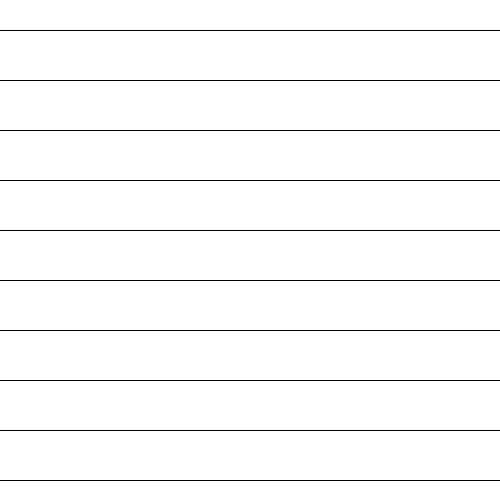
Frame 1 (no input)
Frame 60 (the mouse pressed at the canvas centre just before this capture): identical to frame 1, image omitted
Frame 120 (the mouse held since frame 60 and released just before this capture): identical to frame 1, image omitted

The Processing sketch that drew this single still picture (run headless with seeded random() and noise(); from frame 60 on, the mouse is pressed at the canvas centre):

// Processing sketch: processing_119210
// ── processing_119210.pde

boolean bewegt = false;

void setup()
{
  size(500,500);
  background(255);
  linienVert();
}

void draw()
{
  //println("bewegt = " + bewegt);
  background(255);
   if(bewegt == true) linienVert();
   else horizLinien();
}

void mouseMoved()
{
  bewegt = true;
}
 
void linienVert () {
line(10,10,10,50);
line(20,10,20,50);
line(30,10,30,50);
line(40,10,40,50);
line(50,10,50,50);
line(60,10,60,50);
line(70,10,70,50);
line(80,10,80,50);
line(90,10,90,50);
line(100,10,100,50);
line(110,10,110,50);
line(120,10,120,50);
line(130,10,130,50);
line(140,10,140,50);
line(150,10,150,50);
line(160,10,160,50);
line(170,10,170,50);
line(180,10,180,50);
line(190,10,190,50);
line(200,10,200,50);
line(210,10,210,50);
line(220,10,220,50);
line(230,10,230,50);
line(240,10,240,50);
line(250,10,250,50);
line(260,10,260,50);
line(270,10,270,50);
line(280,10,280,50);
line(290,10,290,50);
line(300,10,300,50);
line(310,10,310,50);
line(320,10,320,50);
line(330,10,330,50);
line(340,10,340,50);
line(350,10,350,50);
line(360,10,360,50);
line(370,10,370,50);
line(380,10,380,50);
line(390,10,390,50);
line(400,10,400,50);
line(410,10,410,50);
line(420,10,420,50);
line(430,10,430,50);
line(440,10,440,50);
line(450,10,450,50);
line(460,10,460,50);
line(470,10,470,50);
line(480,10,480,50);
line(490,10,490,50);
line(500,10,500,50);
//2.Reihe
translate(0,50);
line(10,10,10,50);
line(20,10,20,50);
line(30,10,30,50);
line(40,10,40,50);
line(50,10,50,50);
line(60,10,60,50);
line(70,10,70,50);
line(80,10,80,50);
line(90,10,90,50);
line(100,10,100,50);
line(110,10,110,50);
line(120,10,120,50);
line(130,10,130,50);
line(140,10,140,50);
line(150,10,150,50);
line(160,10,160,50);
line(170,10,170,50);
line(180,10,180,50);
line(190,10,190,50);
line(200,10,200,50);
line(210,10,210,50);
line(220,10,220,50);
line(230,10,230,50);
line(240,10,240,50);
line(250,10,250,50);
line(260,10,260,50);
line(270,10,270,50);
line(280,10,280,50);
line(290,10,290,50);
line(300,10,300,50);
line(310,10,310,50);
line(320,10,320,50);
line(330,10,330,50);
line(340,10,340,50);
line(350,10,350,50);
line(360,10,360,50);
line(370,10,370,50);
line(380,10,380,50);
line(390,10,390,50);
line(400,10,400,50);
line(410,10,410,50);
line(420,10,420,50);
line(430,10,430,50);
line(440,10,440,50);
line(450,10,450,50);
line(460,10,460,50);
line(470,10,470,50);
line(480,10,480,50);
line(490,10,490,50);
line(500,10,500,50);
//3.Reihe
translate(0,50);
line(10,10,10,50);
line(20,10,20,50);
line(30,10,30,50);
line(40,10,40,50);
line(50,10,50,50);
line(60,10,60,50);
line(70,10,70,50);
line(80,10,80,50);
line(90,10,90,50);
line(100,10,100,50);
line(110,10,110,50);
line(120,10,120,50);
line(130,10,130,50);
line(140,10,140,50);
line(150,10,150,50);
line(160,10,160,50);
line(170,10,170,50);
line(180,10,180,50);
line(190,10,190,50);
line(200,10,200,50);
line(210,10,210,50);
line(220,10,220,50);
line(230,10,230,50);
line(240,10,240,50);
line(250,10,250,50);
line(260,10,260,50);
line(270,10,270,50);
line(280,10,280,50);
line(290,10,290,50);
line(300,10,300,50);
line(310,10,310,50);
line(320,10,320,50);
line(330,10,330,50);
line(340,10,340,50);
line(350,10,350,50);
line(360,10,360,50);
line(370,10,370,50);
line(380,10,380,50);
line(390,10,390,50);
line(400,10,400,50);
line(410,10,410,50);
line(420,10,420,50);
line(430,10,430,50);
line(440,10,440,50);
line(450,10,450,50);
line(460,10,460,50);
line(470,10,470,50);
line(480,10,480,50);
line(490,10,490,50);
line(500,10,500,50);
//4.Reihe
translate(0,50);
line(10,10,10,50);
line(20,10,20,50);
line(30,10,30,50);
line(40,10,40,50);
line(50,10,50,50);
line(60,10,60,50);
line(70,10,70,50);
line(80,10,80,50);
line(90,10,90,50);
line(100,10,100,50);
line(110,10,110,50);
line(120,10,120,50);
line(130,10,130,50);
line(140,10,140,50);
line(150,10,150,50);
line(160,10,160,50);
line(170,10,170,50);
line(180,10,180,50);
line(190,10,190,50);
line(200,10,200,50);
line(210,10,210,50);
line(220,10,220,50);
line(230,10,230,50);
line(240,10,240,50);
line(250,10,250,50);
line(260,10,260,50);
line(270,10,270,50);
line(280,10,280,50);
line(290,10,290,50);
line(300,10,300,50);
line(310,10,310,50);
line(320,10,320,50);
line(330,10,330,50);
line(340,10,340,50);
line(350,10,350,50);
line(360,10,360,50);
line(370,10,370,50);
line(380,10,380,50);
line(390,10,390,50);
line(400,10,400,50);
line(410,10,410,50);
line(420,10,420,50);
line(430,10,430,50);
line(440,10,440,50);
line(450,10,450,50);
line(460,10,460,50);
line(470,10,470,50);
line(480,10,480,50);
line(490,10,490,50);
line(500,10,500,50);
//5.Reihe
translate(0,50);
line(10,10,10,50);
line(20,10,20,50);
line(30,10,30,50);
line(40,10,40,50);
line(50,10,50,50);
line(60,10,60,50);
line(70,10,70,50);
line(80,10,80,50);
line(90,10,90,50);
line(100,10,100,50);
line(110,10,110,50);
line(120,10,120,50);
line(130,10,130,50);
line(140,10,140,50);
line(150,10,150,50);
line(160,10,160,50);
line(170,10,170,50);
line(180,10,180,50);
line(190,10,190,50);
line(200,10,200,50);
line(210,10,210,50);
line(220,10,220,50);
line(230,10,230,50);
line(240,10,240,50);
line(250,10,250,50);
line(260,10,260,50);
line(270,10,270,50);
line(280,10,280,50);
line(290,10,290,50);
line(300,10,300,50);
line(310,10,310,50);
line(320,10,320,50);
line(330,10,330,50);
line(340,10,340,50);
line(350,10,350,50);
line(360,10,360,50);
line(370,10,370,50);
line(380,10,380,50);
line(390,10,390,50);
line(400,10,400,50);
line(410,10,410,50);
line(420,10,420,50);
line(430,10,430,50);
line(440,10,440,50);
line(450,10,450,50);
line(460,10,460,50);
line(470,10,470,50);
line(480,10,480,50);
line(490,10,490,50);
line(500,10,500,50);
//6.Reihe
translate(0,50);
line(10,10,10,50);
line(20,10,20,50);
line(30,10,30,50);
line(40,10,40,50);
line(50,10,50,50);
line(60,10,60,50);
line(70,10,70,50);
line(80,10,80,50);
line(90,10,90,50);
line(100,10,100,50);
line(110,10,110,50);
line(120,10,120,50);
line(130,10,130,50);
line(140,10,140,50);
line(150,10,150,50);
line(160,10,160,50);
line(170,10,170,50);
line(180,10,180,50);
line(190,10,190,50);
line(200,10,200,50);
line(210,10,210,50);
line(220,10,220,50);
line(230,10,230,50);
line(240,10,240,50);
line(250,10,250,50);
line(260,10,260,50);
line(270,10,270,50);
line(280,10,280,50);
line(290,10,290,50);
line(300,10,300,50);
line(310,10,310,50);
line(320,10,320,50);
line(330,10,330,50);
line(340,10,340,50);
line(350,10,350,50);
line(360,10,360,50);
line(370,10,370,50);
line(380,10,380,50);
line(390,10,390,50);
line(400,10,400,50);
line(410,10,410,50);
line(420,10,420,50);
line(430,10,430,50);
line(440,10,440,50);
line(450,10,450,50);
line(460,10,460,50);
line(470,10,470,50);
line(480,10,480,50);
line(490,10,490,50);
line(500,10,500,50);
//7.Reihe
translate(0,50);
line(10,10,10,50);
line(20,10,20,50);
line(30,10,30,50);
line(40,10,40,50);
line(50,10,50,50);
line(60,10,60,50);
line(70,10,70,50);
line(80,10,80,50);
line(90,10,90,50);
line(100,10,100,50);
line(110,10,110,50);
line(120,10,120,50);
line(130,10,130,50);
line(140,10,140,50);
line(150,10,150,50);
line(160,10,160,50);
line(170,10,170,50);
line(180,10,180,50);
line(190,10,190,50);
line(200,10,200,50);
line(210,10,210,50);
line(220,10,220,50);
line(230,10,230,50);
line(240,10,240,50);
line(250,10,250,50);
line(260,10,260,50);
line(270,10,270,50);
line(280,10,280,50);
line(290,10,290,50);
line(300,10,300,50);
line(310,10,310,50);
line(320,10,320,50);
line(330,10,330,50);
line(340,10,340,50);
line(350,10,350,50);
line(360,10,360,50);
line(370,10,370,50);
line(380,10,380,50);
line(390,10,390,50);
line(400,10,400,50);
line(410,10,410,50);
line(420,10,420,50);
line(430,10,430,50);
line(440,10,440,50);
line(450,10,450,50);
line(460,10,460,50);
line(470,10,470,50);
line(480,10,480,50);
line(490,10,490,50);
line(500,10,500,50);
//8.Reihe
translate(0,50);
line(10,10,10,50);
line(20,10,20,50);
line(30,10,30,50);
line(40,10,40,50);
line(50,10,50,50);
line(60,10,60,50);
line(70,10,70,50);
line(80,10,80,50);
line(90,10,90,50);
line(100,10,100,50);
line(110,10,110,50);
line(120,10,120,50);
line(130,10,130,50);
line(140,10,140,50);
line(150,10,150,50);
line(160,10,160,50);
line(170,10,170,50);
line(180,10,180,50);
line(190,10,190,50);
line(200,10,200,50);
line(210,10,210,50);
line(220,10,220,50);
line(230,10,230,50);
line(240,10,240,50);
line(250,10,250,50);
line(260,10,260,50);
line(270,10,270,50);
line(280,10,280,50);
line(290,10,290,50);
line(300,10,300,50);
line(310,10,310,50);
line(320,10,320,50);
line(330,10,330,50);
line(340,10,340,50);
line(350,10,350,50);
line(360,10,360,50);
line(370,10,370,50);
line(380,10,380,50);
line(390,10,390,50);
line(400,10,400,50);
line(410,10,410,50);
line(420,10,420,50);
line(430,10,430,50);
line(440,10,440,50);
line(450,10,450,50);
line(460,10,460,50);
line(470,10,470,50);
line(480,10,480,50);
line(490,10,490,50);
line(500,10,500,50);
//9.Reihe
translate(0,50);
line(10,10,10,50);
line(20,10,20,50);
line(30,10,30,50);
line(40,10,40,50);
line(50,10,50,50);
line(60,10,60,50);
line(70,10,70,50);
line(80,10,80,50);
line(90,10,90,50);
line(100,10,100,50);
line(110,10,110,50);
line(120,10,120,50);
line(130,10,130,50);
line(140,10,140,50);
line(150,10,150,50);
line(160,10,160,50);
line(170,10,170,50);
line(180,10,180,50);
line(190,10,190,50);
line(200,10,200,50);
line(210,10,210,50);
line(220,10,220,50);
line(230,10,230,50);
line(240,10,240,50);
line(250,10,250,50);
line(260,10,260,50);
line(270,10,270,50);
line(280,10,280,50);
line(290,10,290,50);
line(300,10,300,50);
line(310,10,310,50);
line(320,10,320,50);
line(330,10,330,50);
line(340,10,340,50);
line(350,10,350,50);
line(360,10,360,50);
line(370,10,370,50);
line(380,10,380,50);
line(390,10,390,50);
line(400,10,400,50);
line(410,10,410,50);
line(420,10,420,50);
line(430,10,430,50);
line(440,10,440,50);
line(450,10,450,50);
line(460,10,460,50);
line(470,10,470,50);
line(480,10,480,50);
line(490,10,490,50);
line(500,10,500,50);
//10.Reihe
translate(0,50);
line(10,10,10,50);
line(20,10,20,50);
line(30,10,30,50);
line(40,10,40,50);
line(50,10,50,50);
line(60,10,60,50);
line(70,10,70,50);
line(80,10,80,50);
line(90,10,90,50);
line(100,10,100,50);
line(110,10,110,50);
line(120,10,120,50);
line(130,10,130,50);
line(140,10,140,50);
line(150,10,150,50);
line(160,10,160,50);
line(170,10,170,50);
line(180,10,180,50);
line(190,10,190,50);
line(200,10,200,50);
line(210,10,210,50);
line(220,10,220,50);
line(230,10,230,50);
line(240,10,240,50);
line(250,10,250,50);
line(260,10,260,50);
line(270,10,270,50);
line(280,10,280,50);
line(290,10,290,50);
line(300,10,300,50);
line(310,10,310,50);
line(320,10,320,50);
line(330,10,330,50);
line(340,10,340,50);
line(350,10,350,50);
line(360,10,360,50);
line(370,10,370,50);
line(380,10,380,50);
line(390,10,390,50);
line(400,10,400,50);
line(410,10,410,50);
line(420,10,420,50);
line(430,10,430,50);
line(440,10,440,50);
line(450,10,450,50);
line(460,10,460,50);
line(470,10,470,50);
line(480,10,480,50);
line(490,10,490,50);
line(500,10,500,50);
}

void horizLinien()
{
  for(int e=0; e<10; e++){
    for(int f=0; f<50; f++){
      line(-10,30,30,30);
      translate(10,0);
    }
    translate(-500,50);
  }
}
